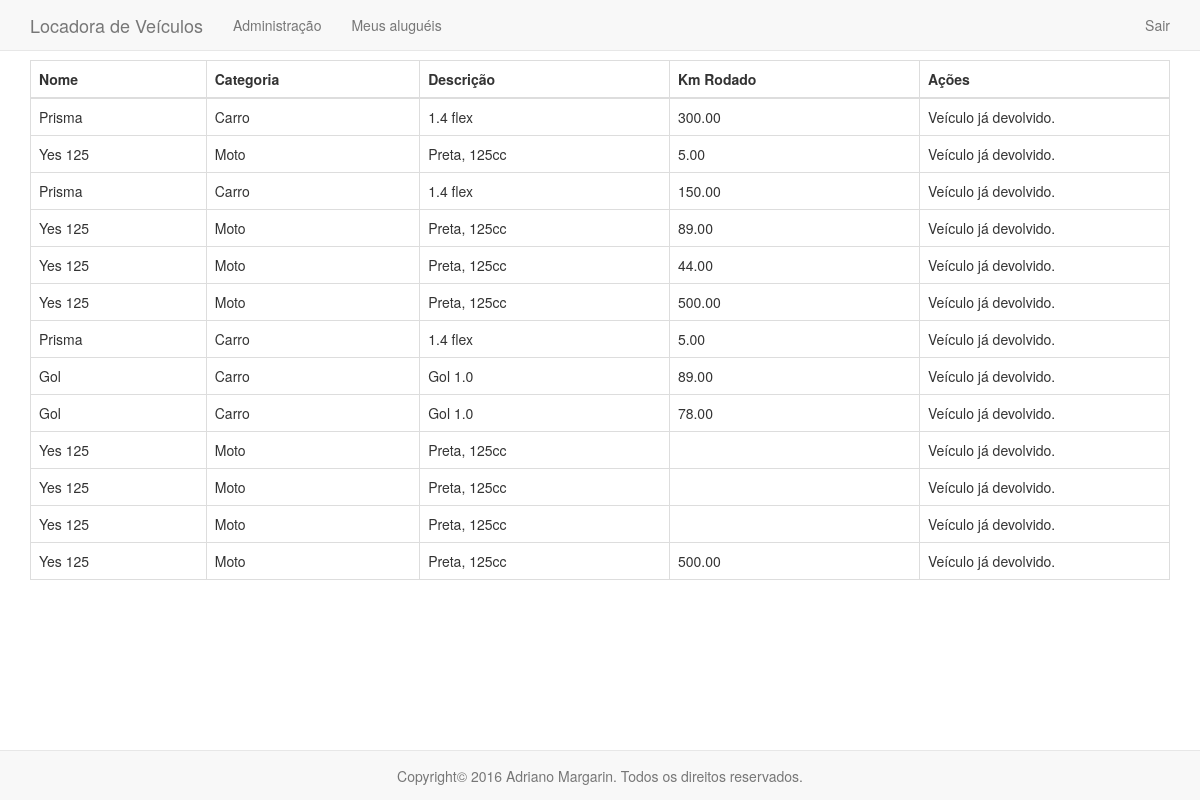
The page /administracao/meus-alugueis (signed in) on the database its author committed.
### app/rentacar/models.py (models this page shows, shortened)
class RentACar(models.Model):
    class Meta:
        app_label = u'rentacar'
        verbose_name = 'Aluguel'
        verbose_name_plural = 'Aluguéis'
    objects = RentACarManager()
    vehicle = models.ForeignKey(Fleet, verbose_name=u'Veículo')
    customer = models.ForeignKey(Customer, verbose_name=u'Cliente')
    mileage_rotated = models.DecimalField(verbose_name=u'Quilometragem rodada',
        max_digits=7, decimal_places=2, null=True, blank=True)
    is_back = models.BooleanField(verbose_name='Já foi devolvido?',
        default=False)

### app/fleet/models.py (models this page shows, shortened)
class Fleet(models.Model):
    class Meta:
        app_label = u'fleet'
        verbose_name = 'Frota'
        verbose_name_plural = 'Frotas'
    vehicle_name = models.CharField(verbose_name=u'Nome', max_length=255)
    category = models.CharField(verbose_name=u'Categoria', max_length=10,
        choices=CATEGORY_CHOICES)
    description = models.TextField(verbose_name=u'Descrição', max_length=1000,
        null=True, blank=True)
    is_rented = models.BooleanField(verbose_name=u'Está alugado?',
        default=False)

### app/dashboard/views.py (the view)
class RentACarList(ListView):
    model = RentACar
    template_name = "dashboard/list-rent.html"
    def get_queryset(self):
        return RentACar.objects.filter(customer=self.request.user.customer)

### app/dashboard/templates/dashboard/list-rent.html (shortened to what this page needs)
{% extends "base.html" %}
{% block content %}
    {% if object_list %}
        <table class="table table-bordered">
            <thead>
                <tr>
                    <th>Nome</th>
                    <th>Categoria</th>
                    <th>Descrição</th>
                    <th>Km Rodado</th>
                    <th class="rented-give-back">Ações</th>
                </tr>
            </thead>
            <tbody>
                {% for obj in object_list %}
                    <tr>
                        <td>{{ obj.vehicle.vehicle_name }}</td>
                        <td>{{ obj.vehicle.get_category_display }}</td>
                        <td>{{ obj.vehicle.description }}</td>
                        <td>{{ obj.mileage_rotated|default:"" }}</td>
                        <td>
                            {% if not obj.is_back %}
                                <form method="POST" action="{% url 'rentacar:give-back' %}">
                                    {% csrf_token %}
                                    <input type="hidden" name="rent_id" value="{{ obj.id }}">
                                    <div class="input-group">
                                        <input type="number" step="0.10" name="mileage_rotated" class="form-control">
                                        <span class="input-group-btn">
                                            <button type="submit" class="btn btn-danger"><i class="fa fa-car"></i> Devolver</button>
                                        </span>
                                    </div>
                                </form>
                            {% else %}
                                Veículo já devolvido.
                            {% endif %}
                        </td>
                    </tr>
                {% endfor %}
            </tbody>
        </table>
    {% else %}
        <div class="alert alert-info">
            Nenhum aluguel encontrado.
        </div>
    {% endif %}
{% endblock content %}

### app/core/static/css/main.css (style rules this page uses)
th.rented-give-back { width: 250px; }

### rows shown on the page
RentACar: vehicle.vehicle_name "Prisma", vehicle.category "Carro", vehicle.description "1.4 flex", mileage_rotated "300.00", is_back "Veículo já devolvido."
RentACar: vehicle.vehicle_name "Yes 125", vehicle.category "Moto", vehicle.description "Preta, 125cc", mileage_rotated "5.00", is_back "Veículo já devolvido."
RentACar: vehicle.vehicle_name "Prisma", vehicle.category "Carro", vehicle.description "1.4 flex", mileage_rotated "150.00", is_back "Veículo já devolvido."
RentACar: vehicle.vehicle_name "Yes 125", vehicle.category "Moto", vehicle.description "Preta, 125cc", mileage_rotated "89.00", is_back "Veículo já devolvido."
RentACar: vehicle.vehicle_name "Yes 125", vehicle.category "Moto", vehicle.description "Preta, 125cc", mileage_rotated "44.00", is_back "Veículo já devolvido."
RentACar: vehicle.vehicle_name "Yes 125", vehicle.category "Moto", vehicle.description "Preta, 125cc", mileage_rotated "500.00", is_back "Veículo já devolvido."
RentACar: vehicle.vehicle_name "Prisma", vehicle.category "Carro", vehicle.description "1.4 flex", mileage_rotated "5.00", is_back "Veículo já devolvido."
RentACar: vehicle.vehicle_name "Gol", vehicle.category "Carro", vehicle.description "Gol 1.0", mileage_rotated "89.00", is_back "Veículo já devolvido."
RentACar: vehicle.vehicle_name "Gol", vehicle.category "Carro", vehicle.description "Gol 1.0", mileage_rotated "78.00", is_back "Veículo já devolvido."
RentACar: vehicle.vehicle_name "Yes 125", vehicle.category "Moto", vehicle.description "Preta, 125cc", is_back "Veículo já devolvido."
RentACar: vehicle.vehicle_name "Yes 125", vehicle.category "Moto", vehicle.description "Preta, 125cc", is_back "Veículo já devolvido."
RentACar: vehicle.vehicle_name "Yes 125", vehicle.category "Moto", vehicle.description "Preta, 125cc", is_back "Veículo já devolvido."
RentACar: vehicle.vehicle_name "Yes 125", vehicle.category "Moto", vehicle.description "Preta, 125cc", mileage_rotated "500.00", is_back "Veículo já devolvido."
